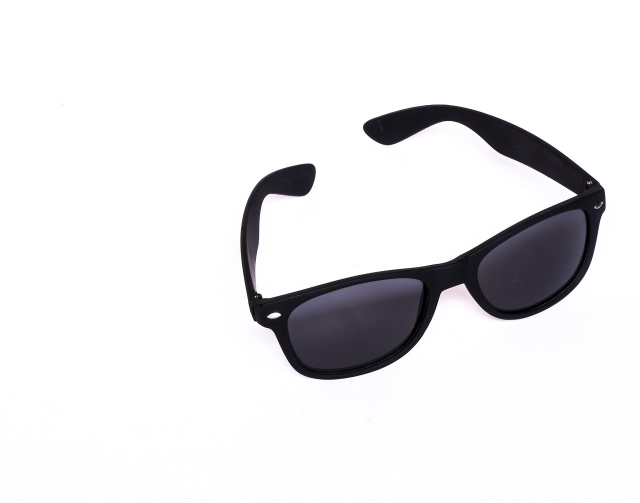
#> input picture Resources/glasses.jpg, 1280 x 1006 px (shown at 1/2 size)
$ jupyter execute --allow-errors Tasks_OpenCV.ipynb
#> lines starting #> are read from the running program, lines starting #| are printed output that depends on the picture; after the words box and inside, x2 and y2 are one past the last pixel; in counts of white or black regions, pixels touching at a corner belong together
# Tasks for OpenCV Session on 31-7-2023

## Task 1: 5 python libraries for computer vision
<ul>
<li><a href="">TorchVision</a>: One of the main goals of TorchVision is to provide a natural way of using computer vision image transformations with PyTorch models without converting them into a NumPy array and back. </li>
<li>
<a href="https://mmcv.readthedocs.io/en/latest/">MMCV</a>
: MMCV is a type of PyTorch extension that provides image/video processing and transformations, image and annotation visualization, and also many CNN architectures.
</li>
<li><a href="https://keras.io/">Keras</a>useful for beginners because it allows building neural network models quickly and provides backend support</li>
<li><a href="https://pytorch.org/">PyTorch</a> open-source for python can be used in: Image estimation models, Image segmentation, and Image classification</li>
<li><a href="https://github.com/facebookresearch/detectron2/blob/main/README.md">Detectron2</a>a PyTorch-based modular object detection library used for: Dense pose prediction, Panoptic segmentation, Synaptic segmentation, Object detection</li>
</ul>

## Task 2: all image extension opencv can read using imread() function

## TASK 3 Contour Module

[cell 1]
# import statement
import cv2 as cv
# open image
img = cv.imread(filename="./Resources/glasses.jpg")
#> img is the input picture: shape (1006, 1280, 3); mean B, G, R 231.8, 230.5, 230.9
img_resize = cv.resize(img, (300, 300))
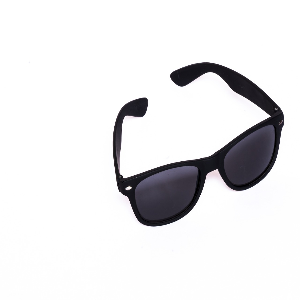
#> img_resize: shape (300, 300, 3); mean B, G, R 231.8, 230.5, 230.9
img_2_gray = cv.cvtColor(img_resize, cv.COLOR_BGR2GRAY)
cv.imshow('Grayed Image', img_2_gray)
cv.waitKey(0)

[cell 2]
# apply binary thresholding
ret, thresh = cv.threshold(img_2_gray, 150, 255, cv.THRESH_BINARY)
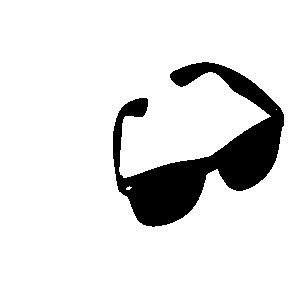
#> thresh: shape (300, 300); 88.8% white; 1 black region
cv.imshow('Binary image', thresh)
cv.waitKey(0)

[cell 3]
# detect the contours on the binary image using cv2.CHAIN_APPROX_NONE
contours, hierarchy = cv.findContours(image=thresh, mode=cv.RETR_TREE, method=cv.CHAIN_APPROX_NONE)
#> contours = 4 contours, 2 with area under 20; largest, box (x1, y1, x2, y2) and area: (0, 0, 300, 300) 89401, (112, 61, 285, 228) 10550

# draw contours on the original image
image_copy = img_resize.copy()
#> (the rest of this cell did not finish here and is left out)
